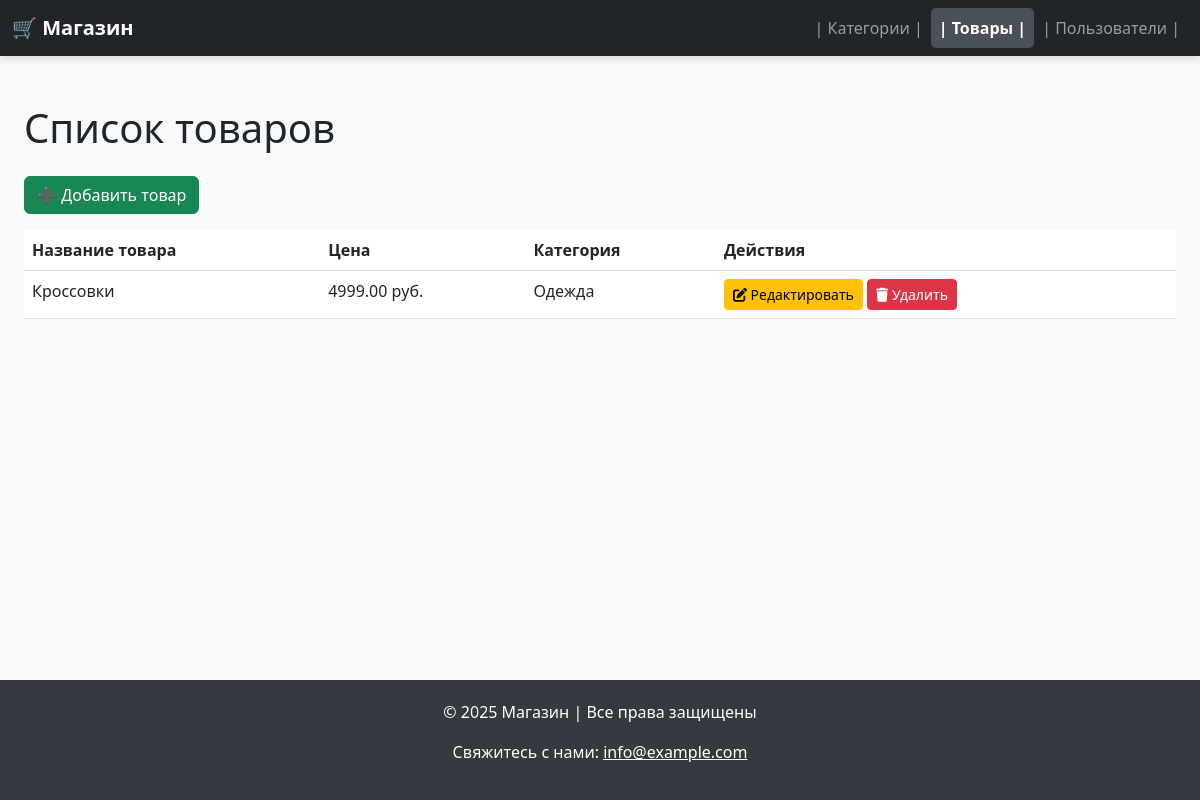
Before: /products/ with the older database file.
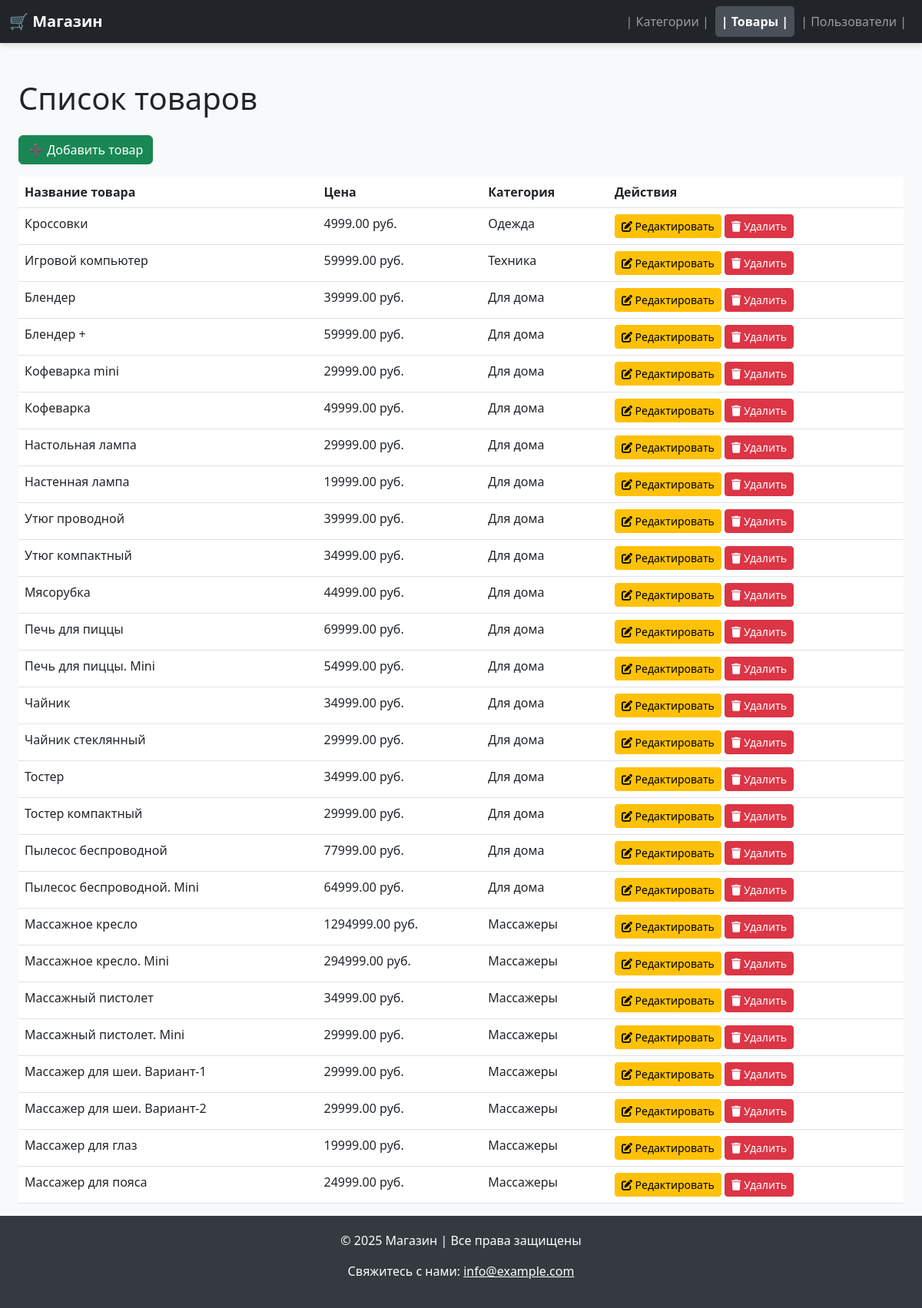
After: the same page with the newer database file.
### admin_panel/catalog/models.py (models this page shows, shortened)
class Product(models.Model):
    product_id = models.AutoField(primary_key=True)
    name = models.CharField(max_length=255, verbose_name="Название")
    description = models.TextField(blank=True, null=True, verbose_name="Описание")
    price = models.DecimalField(max_digits=10, decimal_places=2, verbose_name="Цена")
    photo = models.ImageField(upload_to='product_photos/', blank=True, null=True, verbose_name="Фото")
    category = models.ForeignKey(Category, on_delete=models.SET_NULL, null=True, blank=True, verbose_name="Категория")

class Category(models.Model):
    category_id = models.AutoField(primary_key=True)
    name = models.CharField(max_length=150, verbose_name='Название')

### admin_panel/catalog/views.py (the view)
# urls.py: path('products/', catalog_views.product_list, name='product_list'),
def product_list(request):
    products = Product.objects.all()  # Получаем все товары
    return render(request, 'catalog/product_list.html', {'products': products})

### admin_panel/templates/catalog/product_list.html (shortened to what this page needs)
{% extends "base.html" %}
{% block content %}
<div class="container mt-4">
    <h1 class="mb-4">Список товаров</h1>
    <a href="{% url 'add_product' %}" class="btn btn-success mb-3">
        ➕ Добавить товар
    </a>
    <table class="table table-hover">
        <thead>
            <tr>
                <th scope="col">Название товара</th>
                <th scope="col">Цена</th>
                <th scope="col">Категория</th>
                <th scope="col">Действия</th>
            </tr>
        </thead>
        <tbody>
            {% for product in products %}
            <tr>
                <td>{{ product.name }}</td>
                <td>{{ product.price }} руб.</td>
                <td>{{ product.category.name }}</td>
                <td>
                    <a href="{% url 'edit_product' product.product_id %}" class="btn btn-warning btn-sm">
                        <i class="fas fa-edit"></i> Редактировать
                    </a>
                    <a href="{% url 'delete_product' product.product_id %}" class="btn btn-danger btn-sm">
                        <i class="fas fa-trash"></i> Удалить
                    </a>
                </td>
            </tr>
            {% endfor %}
        </tbody>
    </table>
</div>
{% endblock %}

### admin_panel/templates/base.html (shortened to what this page needs)
<!DOCTYPE html>
<html lang="ru">
<head>
    <link rel="stylesheet" href="https://cdn.jsdelivr.net/npm/bootstrap@5.3.0/dist/css/bootstrap.min.css">
    <link href="https://cdnjs.cloudflare.com/ajax/libs/font-awesome/6.0.0-beta3/css/all.min.css" rel="stylesheet">
</head>
<body>
    <nav class="navbar navbar-expand-lg navbar-dark bg-dark">
        <div class="container">
            <a class="navbar-brand fw-bold" href="{% url 'admin_dashboard' %}">🛒 Магазин</a>
            <div class="collapse navbar-collapse" id="navbarNav">
                <ul class="navbar-nav ms-auto">
                    <li class="nav-item">
                        <a class="nav-link {% if request.resolver_match.url_name == 'category_list' %}active{% endif %}"
                           href="{% url 'category_list' %}">| Категории |</a>
                    </li>
                    <li class="nav-item">
                        <a class="nav-link {% if request.resolver_match.url_name == 'product_list' %}active{% endif %}"
                           href="{% url 'product_list' %}">| Товары |</a>
                    </li>
                    <li class="nav-item">
                        <a class="nav-link {% if request.resolver_match.url_name == 'user_list' %}active{% endif %}"
                           href="{% url 'user_list' %}">| Пользователи |</a>
                    </li>
                </ul>
            </div>
        </div>
    </nav>
    <div class="container mt-4">
        {% block content %}{% endblock %}
    </div>
    <footer class="footer">
        <div class="container">
            <p>&copy; 2025 Магазин | Все права защищены</p>
            <p>Свяжитесь с нами: <a href="mailto:info@example.com" class="text-white">info@example.com</a></p>
        </div>
    </footer>
</body>
</html>

### admin_panel/templates/base.html (style rules this page uses)
body { background-color: #f8f9fa; display: flex; flex-direction: column; min-height: 100vh; }
.navbar { box-shadow: 0px 4px 6px rgba(0, 0, 0, 0.1); }
.container { max-width: 1200px; flex: 1; }
.footer { background-color: #343a40; color: white; padding: 20px 0; margin-top: auto; text-align: center; }
.nav-link.active { font-weight: bold; color: #fff !important; background-color: #495057; border-radius: 5px; }

Changed rows visible on the page:
added Product: name "Игровой компьютер", price "59999.00", category.name "Техника"
added Product: name "Блендер", price "39999.00", category.name "Для дома"
added Product: name "Блендер +", price "59999.00", category.name "Для дома"
added Product: name "Кофеварка mini", price "29999.00", category.name "Для дома"
added Product: name "Кофеварка", price "49999.00", category.name "Для дома"
added Product: name "Настольная лампа", price "29999.00", category.name "Для дома"
added Product: name "Настенная лампа", price "19999.00", category.name "Для дома"
added Product: name "Утюг проводной", price "39999.00", category.name "Для дома"
added Product: name "Утюг компактный", price "34999.00", category.name "Для дома"
added Product: name "Мясорубка", price "44999.00", category.name "Для дома"
added Product: name "Печь для пиццы", price "69999.00", category.name "Для дома"
added Product: name "Печь для пиццы. Mini", price "54999.00", category.name "Для дома"
added Product: name "Чайник", price "34999.00", category.name "Для дома"
added Product: name "Чайник стеклянный", price "29999.00", category.name "Для дома"
added Product: name "Тостер", price "34999.00", category.name "Для дома"
added Product: name "Тостер компактный", price "29999.00", category.name "Для дома"
added Product: name "Пылесос беспроводной", price "77999.00", category.name "Для дома"
added Product: name "Пылесос беспроводной. Mini", price "64999.00", category.name "Для дома"
added Product: name "Массажное кресло", price "1294999.00", category.name "Массажеры"
added Product: name "Массажное кресло. Mini", price "294999.00", category.name "Массажеры"
added Product: name "Массажный пистолет", price "34999.00", category.name "Массажеры"
added Product: name "Массажный пистолет. Mini", price "29999.00", category.name "Массажеры"
added Product: name "Массажер для шеи. Вариант-1", price "29999.00", category.name "Массажеры"
added Product: name "Массажер для шеи. Вариант-2", price "29999.00", category.name "Массажеры"
added Product: name "Массажер для глаз", price "19999.00", category.name "Массажеры"
added Product: name "Массажер для пояса", price "24999.00", category.name "Массажеры"
